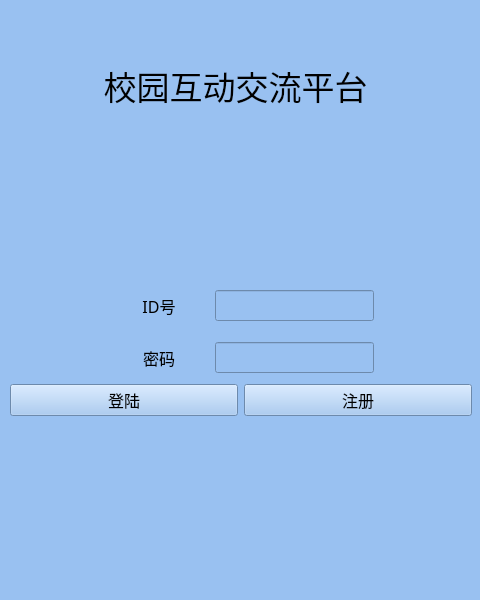
<?xml version="1.0" encoding="UTF-8"?>
<ui version="4.0">
 <class>RegisterAndLoginWidget</class>
 <widget class="QWidget" name="RegisterAndLoginWidget">
  <property name="geometry">
   <rect>
    <x>0</x>
    <y>0</y>
    <width>480</width>
    <height>600</height>
   </rect>
  </property>
  <property name="windowTitle">
   <string>Form</string>
  </property>
  <property name="styleSheet">
   <string notr="true">QWidget{background-color:rgb(153, 193, 241)}</string>
  </property>
  <widget class="QWidget" name="widget" native="true">
   <property name="geometry">
    <rect>
     <x>10</x>
     <y>210</y>
     <width>462</width>
     <height>241</height>
    </rect>
   </property>
   <widget class="QLabel" name="infoLabel">
    <property name="geometry">
     <rect>
      <x>0</x>
      <y>210</y>
      <width>462</width>
      <height>21</height>
     </rect>
    </property>
    <property name="font">
     <font>
      <family>文泉驿正黑</family>
      <pointsize>12</pointsize>
      <weight>75</weight>
      <bold>true</bold>
     </font>
    </property>
    <property name="text">
     <string/>
    </property>
    <property name="alignment">
     <set>Qt::AlignCenter</set>
    </property>
   </widget>
   <widget class="QWidget" name="">
    <property name="geometry">
     <rect>
      <x>0</x>
      <y>70</y>
      <width>462</width>
      <height>51</height>
     </rect>
    </property>
    <layout class="QHBoxLayout" name="horizontalLayout">
     <item>
      <spacer name="horizontalSpacer">
       <property name="orientation">
        <enum>Qt::Horizontal</enum>
       </property>
       <property name="sizeHint" stdset="0">
        <size>
         <width>40</width>
         <height>20</height>
        </size>
       </property>
      </spacer>
     </item>
     <item>
      <widget class="QLabel" name="label">
       <property name="minimumSize">
        <size>
         <width>100</width>
         <height>0</height>
        </size>
       </property>
       <property name="maximumSize">
        <size>
         <width>100</width>
         <height>16777215</height>
        </size>
       </property>
       <property name="font">
        <font>
         <family>文泉驿正黑</family>
         <pointsize>12</pointsize>
        </font>
       </property>
       <property name="text">
        <string>ID号</string>
       </property>
       <property name="alignment">
        <set>Qt::AlignCenter</set>
       </property>
      </widget>
     </item>
     <item>
      <widget class="QLineEdit" name="userIdEdit">
       <property name="font">
        <font>
         <family>文泉驿正黑</family>
         <pointsize>12</pointsize>
         <weight>75</weight>
         <bold>true</bold>
        </font>
       </property>
      </widget>
     </item>
     <item>
      <spacer name="horizontalSpacer_2">
       <property name="orientation">
        <enum>Qt::Horizontal</enum>
       </property>
       <property name="sizeHint" stdset="0">
        <size>
         <width>40</width>
         <height>20</height>
        </size>
       </property>
      </spacer>
     </item>
    </layout>
   </widget>
   <widget class="QWidget" name="">
    <property name="geometry">
     <rect>
      <x>0</x>
      <y>122</y>
      <width>462</width>
      <height>51</height>
     </rect>
    </property>
    <layout class="QHBoxLayout" name="horizontalLayout_2">
     <item>
      <spacer name="horizontalSpacer_3">
       <property name="orientation">
        <enum>Qt::Horizontal</enum>
       </property>
       <property name="sizeHint" stdset="0">
        <size>
         <width>40</width>
         <height>20</height>
        </size>
       </property>
      </spacer>
     </item>
     <item>
      <widget class="QLabel" name="label_2">
       <property name="minimumSize">
        <size>
         <width>100</width>
         <height>0</height>
        </size>
       </property>
       <property name="maximumSize">
        <size>
         <width>100</width>
         <height>16777215</height>
        </size>
       </property>
       <property name="font">
        <font>
         <family>文泉驿正黑</family>
         <pointsize>12</pointsize>
        </font>
       </property>
       <property name="text">
        <string>密码</string>
       </property>
       <property name="alignment">
        <set>Qt::AlignCenter</set>
       </property>
      </widget>
     </item>
     <item>
      <widget class="QLineEdit" name="passwordEdit">
       <property name="font">
        <font>
         <family>文泉驿正黑</family>
         <pointsize>12</pointsize>
         <weight>75</weight>
         <bold>true</bold>
        </font>
       </property>
       <property name="text">
        <string/>
       </property>
       <property name="echoMode">
        <enum>QLineEdit::Password</enum>
       </property>
      </widget>
     </item>
     <item>
      <spacer name="horizontalSpacer_4">
       <property name="orientation">
        <enum>Qt::Horizontal</enum>
       </property>
       <property name="sizeHint" stdset="0">
        <size>
         <width>40</width>
         <height>20</height>
        </size>
       </property>
      </spacer>
     </item>
    </layout>
   </widget>
   <widget class="QWidget" name="">
    <property name="geometry">
     <rect>
      <x>0</x>
      <y>170</y>
      <width>462</width>
      <height>41</height>
     </rect>
    </property>
    <layout class="QHBoxLayout" name="horizontalLayout_3">
     <item>
      <widget class="QPushButton" name="loginBtn">
       <property name="font">
        <font>
         <family>文泉驿正黑</family>
         <pointsize>12</pointsize>
        </font>
       </property>
       <property name="text">
        <string>登陆</string>
       </property>
      </widget>
     </item>
     <item>
      <widget class="QPushButton" name="registerBtn">
       <property name="font">
        <font>
         <family>文泉驿正黑</family>
         <pointsize>12</pointsize>
        </font>
       </property>
       <property name="text">
        <string>注册</string>
       </property>
      </widget>
     </item>
    </layout>
   </widget>
  </widget>
  <widget class="QLabel" name="label_3">
   <property name="geometry">
    <rect>
     <x>80</x>
     <y>50</y>
     <width>311</width>
     <height>71</height>
    </rect>
   </property>
   <property name="font">
    <font>
     <pointsize>25</pointsize>
    </font>
   </property>
   <property name="text">
    <string>校园互动交流平台</string>
   </property>
   <property name="alignment">
    <set>Qt::AlignCenter</set>
   </property>
  </widget>
 </widget>
 <resources/>
 <connections/>
</ui>
